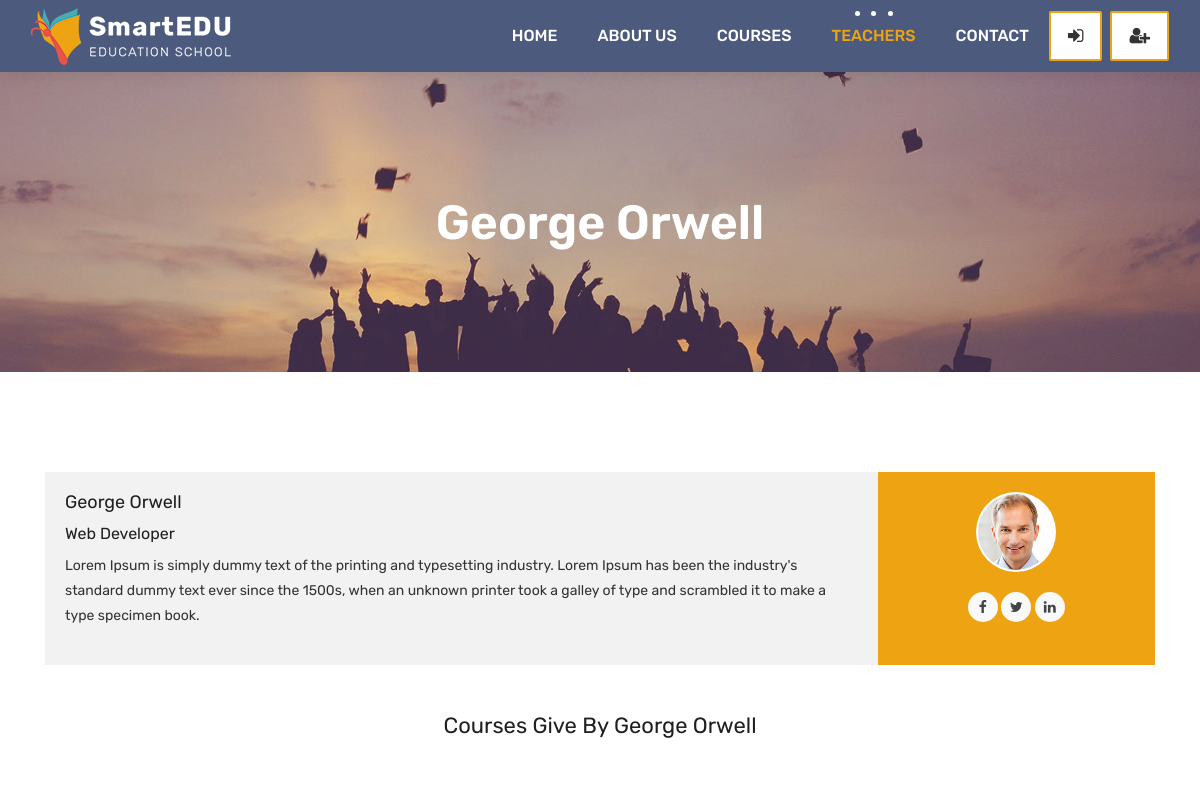
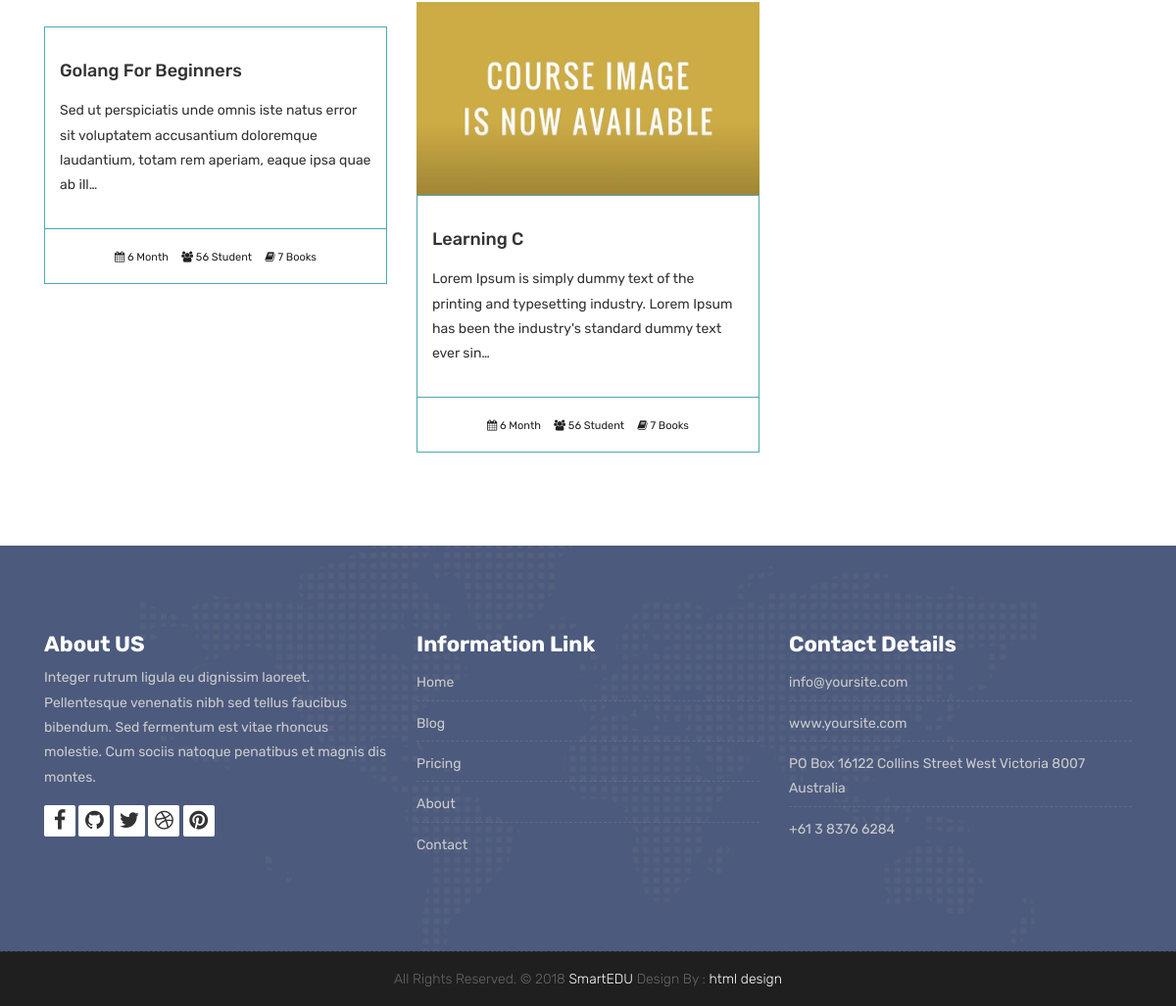
The app's page /teachers/teacher/1 with its own data (2 pictures, top to bottom).
### teachers/models.py (models this page shows, shortened)
class Teacher(models.Model):
    name = models.CharField(max_length=50)
    title = models.CharField(max_length=50)
    description = models.TextField(blank=True)
    image = models.ImageField(upload_to="courses/%Y/%m/%d/")
    facebook = models.URLField(max_length=100, blank=True)
    twitter = models.URLField(max_length=100, blank=True)
    linkedin = models.URLField(max_length=100, blank=True)
    youtube = models.URLField(max_length=100, blank=True)

### courses/models.py (models this page shows, shortened)
class Course(models.Model):
    teacher = models.ForeignKey(Teacher, null=True, on_delete=models.CASCADE)
    name = models.CharField(max_length=200, unique=True)
    category = models.ForeignKey(Category, null=True, on_delete=models.DO_NOTHING)
    tags = models.ManyToManyField(Tag, blank=True, null=True)
    students = models.ManyToManyField(User, blank=True, related_name='courses_joined')
    description = models.TextField(blank=True, null=True)
    image = models.ImageField(upload_to="courses/%Y/%m/%d/", default="courses/default_courses_image.jpg")
    date = models.DateTimeField(auto_now=True)
    available = models.BooleanField(default=True)

### teachers/views.py (the view)
# urls.py: path('teacher/<int:pk>', TeacherDetailView.as_view(), name="teacher_detail"),
class TeacherDetailView(DetailView):
    model = Teacher
    template_name = 'teacher.html'
    context_object_name = 'teacher'
    def get_context_data(self, **kwargs):
        context = super().get_context_data(**kwargs)
        context['courses'] = Course.objects.filter(available=True, teacher = self.kwargs['pk'])
        return context

### templates/teacher.html
{% extends 'partials/_base.html' %}
{% load static %}
{% block content %}
	<div class="all-title-box">
		<div class="container text-center">
			<h1>{{ teacher.name }}</span></h1>
		</div>
	</div>
    <div id="overviews" class="section wb">
        <div class="container">
            <div class="row">
                <div class="col-lg-12 blog-post-single">
					<div class="blog-author">
						<div class="author-bio">
							<h3 class="author_name">{{ teacher.name }}</h3>
							<h5>{{ teacher.title }}</h5>
							<p class="author_det">
								{{ teacher.description }}
							</p>
						</div>
						<div class="author-desc">
							<img src="{{ teacher.image.url }}" alt="about author">
							<ul class="author-social">
								<li><a href="{{ teacher.facebook}}"><i class="fa fa-facebook"></i></a></li>
								<li><a href="{{ teacher.twitter}}"><i class="fa fa-twitter"></i></a></li>
								<li><a href="{{ teacher.linkedin}}"><i class="fa fa-linkedin"></i></a></li>
							</ul>
						</div>
					</div>
                </div>
            </div>
            <div class="row">
                <div class="col-lg-12">
                    <h2 class="text-center my-5">Courses Give By {{ teacher.name }}</h2>
                </div>
                {% for course in courses %}
                <div class="col-lg-4 col-md-6 col-12">
                    <div class="course-item">
						<div class="image-blog">
							<img src="{{course.image.url}}" alt="" class="img-fluid">
						</div>
						<div class="course-br">
							<div class="course-title">
								<h2><a href="{% url 'course_detail' course.category.slug course.id %}" title="">{{course.name}}</a></h2>
							</div>
							<div class="course-desc">
								<p>{{course.description | truncatechars:140}} </p>
							</div>
						</div>
						<div class="course-meta-bot">
							<ul>
								<li><i class="fa fa-calendar" aria-hidden="true"></i> 6 Month</li>
								<li><i class="fa fa-users" aria-hidden="true"></i> 56 Student</li>
								<li><i class="fa fa-book" aria-hidden="true"></i> 7 Books</li>
							</ul>
						</div>
					</div>
                    <br>
                </div>
                {% endfor %}
            </div>
        </div>
    </div>
{% endblock %}

### static/style.css (style rules this page uses)
body { color: #333333; font-size: 14px; font-family: 'Rubik', sans-serif; line-height: 1.80857; }
html, body { height: 100%; }
a { color: #1f1f1f; text-decoration: none !important; outline: none !important; -webkit-transition: all .3s ease-in-out; -moz-transition: all .3s ease-in-out; -ms-transition: all .3s ease-in-out; -o-transition: all .3s ease-in-out; transition: all .3s ease-in-out; }
h1, h2, h3, h4, h5, h6 { letter-spacing: 0; font-weight: normal; position: relative; padding: 0 0 10px 0; font-weight: normal; line-height: 120% !important; color: #1f1f1f; margin: 0 }
h1 { font-size: 24px }
h2 { font-size: 22px }
h3 { font-size: 18px }
h5 { font-size: 14px }
h1 a, h2 a, h3 a, h4 a, h5 a, h6 a { color: #212121; text-decoration: none!important; opacity: 1 }
a { color: #1f1f1f; text-decoration: none; outline: none; }
a, .btn { text-decoration: none !important; outline: none !important; -webkit-transition: all .3s ease-in-out; -moz-transition: all .3s ease-in-out; -ms-transition: all .3s ease-in-out; -o-transition: all .3s ease-in-out; transition: all .3s ease-in-out; }
.section { display: block; position: relative; overflow: hidden; padding: 70px 0; }
.section.wb { background-color: #ffffff; }
.all-title-box { background: url(images/banner.jpg)no-repeat; -webkit-background-size: cover; -moz-background-size: cover; -o-background-size: cover; background-size: cover; background-position: center; min-height: 300px; }
.all-title-box h1 { color: #fff; font-weight: 600; text-transform: capitalize; padding-top: 11%; font-size: 48px; line-height: 0px; }
.image-blog img { padding: 0 !important; width: 100%; margin: 0 !important; opacity: 1; -ms-filter: "progid:DXImageTransform.Microsoft.Alpha(Opacity=100)"; -moz-opacity: 1; -khtml-opacity: 1; -webkit-transition: all 150ms ease-in-out; -moz-transition: all 150ms ease-in-out; -o-transition: all 150ms ease-in-out; -ms-transition: all 150ms ease-in-out; transition: all 150ms ease-in-out; }
.blog-author { background: #f2f2f2; overflow: hidden; position: relative; margin-top: 30px; }
.author-bio { display: block; float: left; padding: 20px; position: relative; width: 75%; }
.author-desc { background: #eea412; float: right; height: 100%; min-height: 100%; overflow: hidden; padding: 20px 0; position: absolute; text-align: center; width: 25%; right: 0; }
.author-bio h5 { font-size: 16px; }
.author-desc > img { background: #FFFFFF; border-radius: 50%; -webkit-border-radius: 50%; -moz-border-radius: 50%; margin-bottom: 20px; padding: 2px; max-width: 80px; max-height: 80px; }
.author-social { list-style: none outside none; margin: 0 auto; overflow: hidden; padding: 0; text-align: center; z-index: 9999; }
.author-social li { background: none !important; display: inline-block; }
.author-social li a { color: #444; display: block; height: 30px; text-align: center; width: 30px; border-radius: 50%; -webkit-border-radius: 50%; -moz-border-radius: 50%; -webkit-transition: 0.25s; -moz-transition: 0.25s; -o-transition: 0.25s; transition: 0.25s; background: #f9f9f9; }
.author-social li a i { font-size: 14px; line-height: 30px; margin-right: 0; float: none; }
.course-item { background: #ffffff; }
.course-title > h2 { margin: 15px 0; padding: 0px; }
.course-title a { font-size: 18px; line-height: 25px; font-weight: 500; color: #333333; text-transform: capitalize; }
.course-br { border: 1px solid #4babb1; padding: 15px; }
.course-meta-bot { border: 1px solid #4babb1; border-top: 0px; padding: 15px; }
.course-meta-bot ul { padding: 0px; margin: 0px; display: block; text-align: center; }
.course-meta-bot ul li { display: inline-block; list-style: none; padding: 0px 5px; color: #212121; font-size: 11px; }

### records on screen
Teacher: name "George Orwell", title "Web Developer", description "Lorem Ipsum is simply dummy text of the printing and typesetting industry. Lorem Ipsum has been the industry's standard dummy text ever since the 1500s, when an unknown printer took a galley of type and scrambled it to make a type specimen book.", image (picture)
Course: name "Golang For Beginners", description "Sed ut perspiciatis unde omnis iste natus error sit voluptatem accusantium doloremque laudantium, totam rem aperiam, eaque ipsa quae ab ill…"
Course: image (placeholder picture), name "Learning C", description "Lorem Ipsum is simply dummy text of the printing and typesetting industry. Lorem Ipsum has been the industry's standard dummy text ever sin…"
